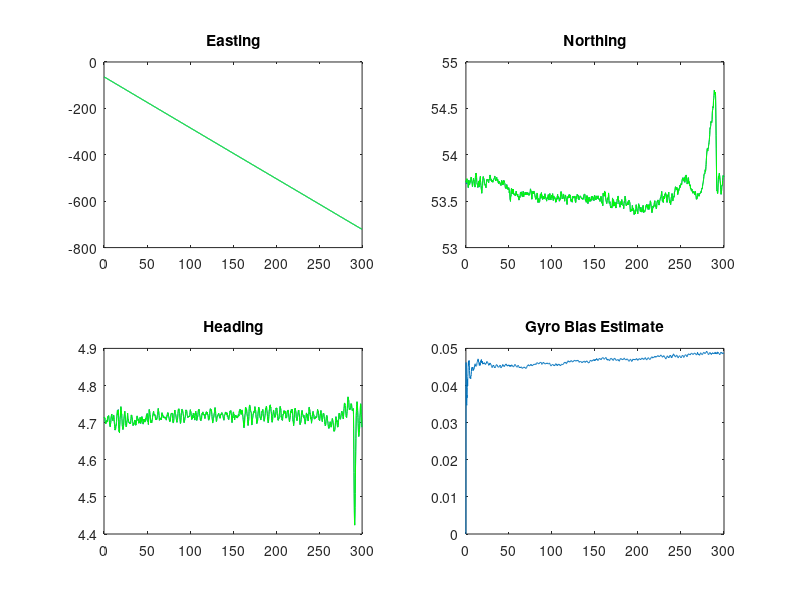
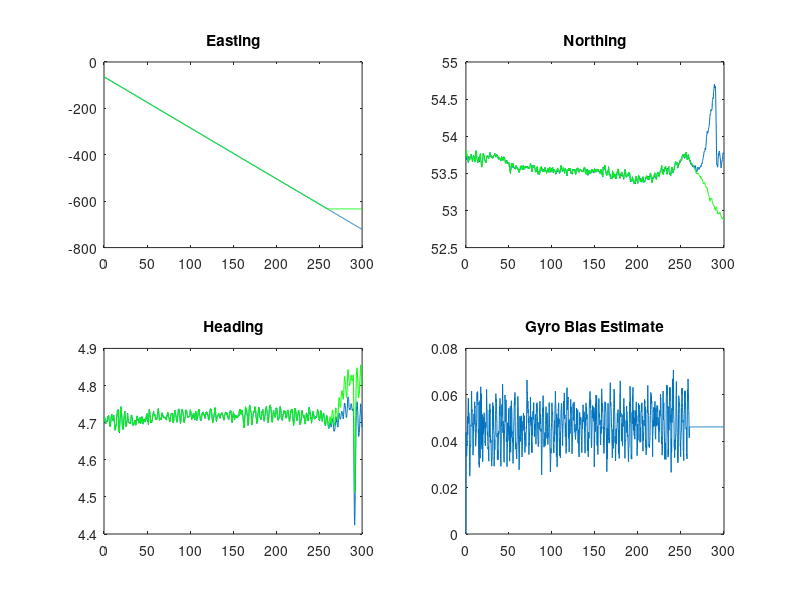

Write MATLAB code to recreate these figures, in order.
%% Homework 4 - Problem 3
% Design a “Navigation” type Kalman filter to estimate the states 
% [East, North,Radar_Bias, Psi, Gyro_Bias]. (Note: this is a non-linear 
% problem that requires an Extended Kalman Filter (EKF) to do correctly. 
% However we can solve the problem in one of two ways: (i) linearize the 
% equations about the nominal operating point and produce a constant A 
% matrix for that operating point, or (ii) simply update the A matrix 
% at every time step with our measurements or estimates. Download the data
% hw4_3 from the website and run the filter sampled at 5 Hz.

clear; clc; close all;
load hw4_3.txt;

t = hw4_3(:,1);
y = hw4_3(:,2:4);
u = hw4_3(:,5:6);

%% Part A
% 
A = zeros(5);
B = zeros(5,2);
C = [eye(3),zeros(3,2)];
D = zeros(3,2);

sys = ss(A,B,C,D,...
    'inputname',{'gyro','radar'},...
    'statename',{'e','n','psi','b_gyro','b_radar'});

x_hat = zeros(5,length(t));
P = 1000*eye(5);
Q_d = 0.0001 * eye(5);
Q_d(1:3,1:3) = 0.1 * eye(3);
R_d = 0.01 * eye(3);

for ii = 1:length(t),
    sys.a = [ 0, 0, 0, 0, -cos(x_hat(3,ii));
              0, 0, 0, 0, -sin(x_hat(3,ii));
              0, 0, 0,-1, 0;
              0, 0, 0, 0, 0;
              0, 0, 0, 0, 0];
        
    sys.b = [0,cos(x_hat(3,ii));
             0,sin(x_hat(3,ii));
             1,0;
             0,0;
             0,0];
    
    dsys = c2d(sys,0.2);
    
    % Compute Kalman Gain
    L = P * dsys.C'/(dsys.C*P*dsys.C' + R_d);
    x_hat(:,ii) = x_hat(:,ii) + L * (y(ii,:)' - dsys.C * x_hat(:,ii));
    P = (eye(5) - L*dsys.C)*P;

    % Propagate Forward
    x_hat(:,ii+1) = dsys.A * x_hat(:,ii) + dsys.B*u(ii,:)';
    P = dsys.A * P * dsys.A' + Q_d;
end

subplot(2,2,1); plot(t,y(:,1),t,x_hat(1,1:end-1),'g'); title('Easting');
subplot(2,2,2); plot(t,y(:,2),t,x_hat(2,1:end-1),'g'); title('Northing');
subplot(2,2,3); plot(t,y(:,3),t,x_hat(3,1:end-1),'g'); title('Heading');
subplot(2,2,4); plot(t,x_hat(4,1:end-1)); title('Gyro Bias Estimate')

gyro_bias = x_hat(4,end)
radar_bias = x_hat(5,end)

%%
% I choose my covariance values for the first three states by just picking
% something that was "safe".  I assumed on navigation data, 10 centimeters
% would be where most of the noise was.  For the constants, I choose a very
% small value so that the filter would not go to sleep.


%% Part B
% How does this compare to least squares?
%
% The value that least squares produces is close to what the Kalman filter
% came up with. The plot of recursive least squares looks identical to the
% Kalman filter "going to sleep" with Qd set to 0.  The Kalman filter
% continues to take measurement updates into the system, so the final bias
% values end up being slightly different
H_gyro = [ones(length(u),1)];
x_gyro_ls = (pinv(H_gyro) * u(:,1))'

H_radar = [ones(length(u),1)];
x_radar_ls = (pinv(H_radar) * u(:,2))'

P = 1e2 * eye(2);
x = zeros(2,length(u));
for ii=2:length(u),
   H = [1;0];
   g_hat = H' * x(:,ii-1);
   error = g_hat - u(ii,1);
   x(:,ii) = x(:,ii-1) - P*H*(1 + H'*P*H)^-1 * error;
   P = P - P*H*(1 + H' * P * H)^-1 * H' * P;
end
x_gyro_rls = x(1,length(u))

P = 1e2 * eye(2);
x = zeros(2,length(u));
for ii=2:length(u),
   H = [1;0];
   g_hat = H' * x(:,ii-1);
   error = g_hat - u(ii,2);
   x(:,ii) = x(:,ii-1) - P*H*(1 + H'*P*H)^-1 * error;
   P = P - P*H*(1 + H' * P * H)^-1 * H' * P;
end
x_radar_rls = x(1,length(u))

%% Part C
% With straight integration at the end.
%
% While the integration portion is far from perfect, it shows that the
% Kalman filter can continue to run on it's own without any additional
% sensor input.  The biases remain constant because the only way they are
% updated is through measurements.

A = zeros(5);
B = zeros(5,2);
C = [eye(3),zeros(3,2)];
D = zeros(3,2);

sys = ss(A,B,C,D,...
    'inputname',{'gyro','radar'},...
    'statename',{'e','n','psi','b_gyro','b_radar'});

x_hat = zeros(5,length(t));
P = 1000*eye(5);
Q_d = 0.1 * eye(5);
Q_d(4,4) = 1;
Q_d(1:3,1:3) = 0.1 * eye(3);
R_d = 0.1 * eye(3);

for ii = 1:length(t)-200,
    sys.a = [ 0, 0, 0, 0, -cos(x_hat(3,ii));
              0, 0, 0, 0, -sin(x_hat(3,ii));
              0, 0, 0,-1, 0;
              0, 0, 0, 0, 0;
              0, 0, 0, 0, 0];
        
    sys.b = [0,cos(x_hat(3,ii));
             0,sin(x_hat(3,ii));
             1,0;
             0,0;
             0,0];
    
    dsys = c2d(sys,0.2);
    
    % Compute Kalman Gain
    L = P * dsys.C'/(dsys.C*P*dsys.C' + R_d);
    x_hat(:,ii) = x_hat(:,ii) + L * (y(ii,:)' - dsys.C * x_hat(:,ii));
    P = (eye(5) - L*dsys.C)*P;

    % Propagate Forward
    x_hat(:,ii+1) = dsys.A * x_hat(:,ii) + dsys.B*u(ii,:)';
    P = dsys.A * P * dsys.A' + Q_d;
end

for ii = length(t)-200:length(t)
    sys.a = [ 0, 0, 0, 0, -cos(x_hat(3,ii));
              0, 0, 0, 0, -sin(x_hat(3,ii));
              0, 0, 0,-1, 0;
              0, 0, 0, 0, 0;
              0, 0, 0, 0, 0];
        
    sys.b = [0,cos(x_hat(3,ii));
             0,sin(x_hat(3,ii));
             1,0;
             0,0;
             0,0];
    
    dsys = c2d(sys,0.2);
    
    % Propagate Forward
    x_hat(:,ii+1) = dsys.A * x_hat(:,ii) + dsys.B*u(ii,:)';
    P = dsys.A * P * dsys.A' + Q_d;
end

figure();
subplot(2,2,1); plot(t,y(:,1),t,x_hat(1,1:end-1),'g'); title('Easting');
subplot(2,2,2); plot(t,y(:,2),t,x_hat(2,1:end-1),'g'); title('Northing');
subplot(2,2,3); plot(t,y(:,3),t,x_hat(3,1:end-1),'g'); title('Heading');
subplot(2,2,4); plot(t,x_hat(4,1:end-1)); title('Gyro Bias Estimate')

gyro_bias = x_hat(4,end)
radar_bias = x_hat(5,end)
